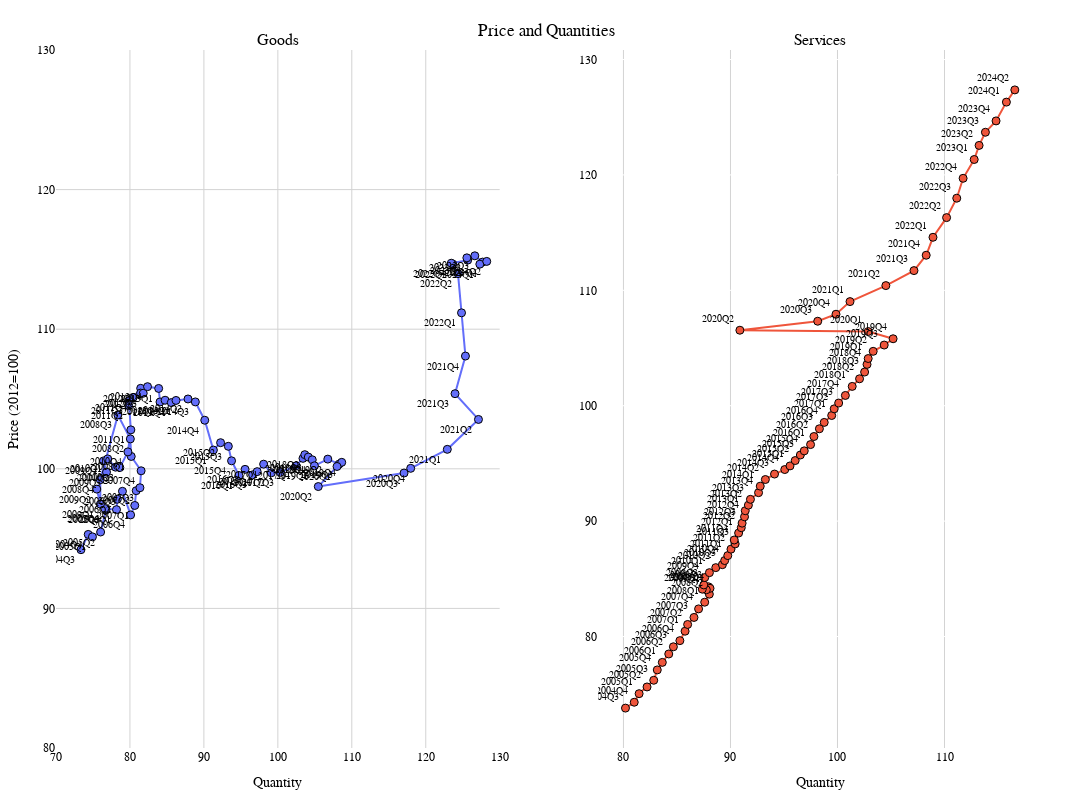

This figure's notebook cell:
### Code cell
latest_n_values = 80
df_pq_latest = df_pq[-latest_n_values:]

fig = make_subplots(rows=1, cols=2,
                    subplot_titles=("Goods", "Services"),
                    column_widths=[0.5, 0.5],
                    horizontal_spacing=0.1,
                    specs=[[{"type": "scatter"}, {"type": "scatter"}]],
                    )

fig.add_trace(
    go.Scatter(x=df_pq_latest['Quantity (goods)'],
               y=df_pq_latest['Price (goods)'],
               mode='lines+markers+text',
               name='goods',
               text=df_pq_latest.index,
            #    text=[index if i%2==0 else '' for i, index in enumerate(df_pq_latest.index)],
               textposition="bottom left",
               textfont=dict(size=10),
               marker=dict(size=8, line=dict(width=1, color="black")),
               showlegend=False),
    row=1, col=1
)

fig.update_xaxes(title_text="Quantity",
                 showgrid=True, gridcolor='lightgray', zeroline=False,
                 row=1, col=1)
fig.update_yaxes(title_text="Price (2012=100)",
                 showgrid=True, gridcolor='lightgray', zeroline=False,
                 row=1, col=1)

fig.add_trace(
    go.Scatter(x=df_pq_latest['Quantity (services)'],
               y=df_pq_latest['Price (services)'],
               mode='lines+markers+text',
               name='services',
               text=df_pq_latest.index,
            #    text=[index if i%2==0 else '' for i, index in enumerate(df_pq_latest.index)],
               textposition="top left",
               textfont=dict(size=10),
               marker=dict(size=8, line=dict(width=1, color="black")),
               showlegend=False),
    row=1, col=2
)

fig.update_xaxes(title_text="Quantity",
                 showgrid=True, gridcolor='lightgray', zeroline=False,
                 row=1, col=2)
# fig.update_yaxes(title_text="Price",
#                  showgrid=True, gridcolor='lightgray', zeroline=False,
#                  row=1, col=2)

fig.update_layout(height=800, width=1200,
                  title_x=0.5, title_y=0.97,
                  margin=dict(l=50, r=50, t=50, b=50),
                  title_text="Price and Quantities",
                  font=dict(family="Arial", size=12, color="black"),
                  plot_bgcolor='white',
                  yaxis_range=[80,130],
                  xaxis_range=[70,130]

                  )
fig.show()

### Figure 1 — Plotly figure (JSON) as saved in the notebook; plotly's stock layout.template omitted (floating-point values rounded to 4 significant figures)
{"data": [{"marker": {"line": {"color": "black", "width": 1}, "size": 8}, "mode": "lines+markers+text", "name": "goods", "showlegend": false, "text": ["2004Q3", "2004Q4", "2005Q1", "2005Q2", "2005Q3", "2005Q4", "2006Q1", "2006Q2", "2006Q3", "2006Q4", "2007Q1", "2007Q2", "2007Q3", "2007Q4", "2008Q1", "2008Q2", "2008Q3", "2008Q4", "2009Q1", "2009Q2", "2009Q3", "2009Q4", "2010Q1", "2010Q2", "2010Q3", "2010Q4", "2011Q1", "2011Q2", "2011Q3", "2011Q4", "2012Q1", "2012Q2", "2012Q3", "2012Q4", "2013Q1", "2013Q2", "2013Q3", "2013Q4", "2014Q1", "2014Q2", "2014Q3", "2014Q4", "2015Q1", "2015Q2", "2015Q3", "2015Q4", "2016Q1", "2016Q2", "2016Q3", "2016Q4", "2017Q1", "2017Q2", "2017Q3", "2017Q4", "2018Q1", "2018Q2", "2018Q3", "2018Q4", "2019Q1", "2019Q2", "2019Q3", "2019Q4", "2020Q1", "2020Q2", "2020Q3", "2020Q4", "2021Q1", "2021Q2", "2021Q3", "2021Q4", "2022Q1", "2022Q2", "2022Q3", "2022Q4", "2023Q1", "2023Q2", "2023Q3", "2023Q4", "2024Q1", "2024Q2"], "textfont": {"size": 10}, "textposition": "bottom left", "type": "scatter", "x": [73.38, 74.36, 74.93, 76.03, 76.76, 76.6, 78.18, 78.3, 78.98, 80.09, 80.65, 80.84, 81.35, 81.51, 80.17, 80.05, 78.37, 75.98, 76.0, 75.52, 76.83, 76.42, 77.0, 78.05, 78.63, 79.72, 80.12, 79.83, 79.86, 80.43, 81.45, 81.44, 81.8, 82.38, 83.88, 84.06, 84.75, 85.59, 86.23, 87.85, 88.84, 90.12, 91.28, 92.26, 93.3, 93.74, 94.74, 95.57, 96.59, 97.2, 98.08, 99.12, 100.3, 102.5, 103.4, 103.6, 104.1, 104.7, 104.9, 106.8, 108.3, 108.6, 108.0, 105.5, 117.1, 118.0, 122.9, 127.1, 124.0, 125.4, 124.8, 124.4, 123.7, 123.5, 125.7, 125.6, 126.6, 127.7, 127.3, 128.2], "xaxis": "x", "y": [94.2, 95.3, 95.13, 95.47, 97.06, 97.16, 97.08, 97.82, 98.39, 96.7, 97.37, 98.43, 98.64, 99.86, 100.9, 102.1, 103.9, 99.22, 97.47, 98.55, 99.76, 100.6, 100.7, 100.1, 100.1, 101.2, 102.8, 104.5, 104.9, 105.1, 105.8, 105.4, 105.4, 105.9, 105.8, 104.8, 104.9, 104.7, 104.9, 105.0, 104.8, 103.5, 101.3, 101.9, 101.6, 100.6, 99.52, 99.96, 99.57, 99.8, 100.3, 99.71, 99.74, 100.2, 100.7, 101.0, 100.8, 100.6, 100.2, 100.7, 100.3, 100.5, 100.2, 98.73, 99.7, 100.0, 101.4, 103.5, 105.4, 108.1, 111.2, 114.0, 114.7, 114.7, 114.9, 115.1, 115.3, 114.8, 114.7, 114.9], "yaxis": "y"}, {"marker": {"line": {"color": "black", "width": 1}, "size": 8}, "mode": "lines+markers+text", "name": "services", "showlegend": false, "text": ["2004Q3", "2004Q4", "2005Q1", "2005Q2", "2005Q3", "2005Q4", "2006Q1", "2006Q2", "2006Q3", "2006Q4", "2007Q1", "2007Q2", "2007Q3", "2007Q4", "2008Q1", "2008Q2", "2008Q3", "2008Q4", "2009Q1", "2009Q2", "2009Q3", "2009Q4", "2010Q1", "2010Q2", "2010Q3", "2010Q4", "2011Q1", "2011Q2", "2011Q3", "2011Q4", "2012Q1", "2012Q2", "2012Q3", "2012Q4", "2013Q1", "2013Q2", "2013Q3", "2013Q4", "2014Q1", "2014Q2", "2014Q3", "2014Q4", "2015Q1", "2015Q2", "2015Q3", "2015Q4", "2016Q1", "2016Q2", "2016Q3", "2016Q4", "2017Q1", "2017Q2", "2017Q3", "2017Q4", "2018Q1", "2018Q2", "2018Q3", "2018Q4", "2019Q1", "2019Q2", "2019Q3", "2019Q4", "2020Q1", "2020Q2", "2020Q3", "2020Q4", "2021Q1", "2021Q2", "2021Q3", "2021Q4", "2022Q1", "2022Q2", "2022Q3", "2022Q4", "2023Q1", "2023Q2", "2023Q3", "2023Q4", "2024Q1", "2024Q2"], "textfont": {"size": 10}, "textposition": "top left", "type": "scatter", "x": [80.19, 81.01, 81.46, 82.2, 82.83, 83.16, 83.63, 84.23, 84.67, 85.27, 85.76, 86.0, 86.59, 87.02, 87.59, 88.03, 87.95, 88.09, 87.74, 87.37, 87.51, 87.59, 88.03, 88.63, 89.24, 89.46, 89.75, 90.05, 90.44, 90.35, 90.76, 91.01, 91.09, 91.31, 91.38, 91.67, 91.86, 92.62, 92.78, 93.26, 94.12, 95.07, 95.56, 96.05, 96.53, 96.89, 97.48, 97.8, 98.31, 98.76, 99.46, 99.69, 100.1, 100.7, 101.4, 102.1, 102.5, 102.8, 102.9, 103.3, 104.4, 105.2, 102.9, 90.88, 98.15, 99.86, 101.2, 104.5, 107.1, 108.3, 108.9, 110.2, 111.1, 111.7, 112.8, 113.2, 113.8, 114.8, 115.8, 116.6], "xaxis": "x2", "y": [73.8, 74.31, 75.05, 75.63, 76.21, 77.11, 77.76, 78.49, 79.11, 79.64, 80.46, 81.04, 81.65, 82.39, 82.97, 83.67, 84.31, 84.18, 84.05, 84.11, 84.47, 85.11, 85.53, 85.97, 86.22, 86.58, 87.01, 87.57, 88.03, 88.36, 88.97, 89.43, 89.82, 90.37, 90.9, 91.38, 91.89, 92.47, 93.03, 93.6, 94.08, 94.47, 94.78, 95.25, 95.73, 96.09, 96.63, 97.33, 98.0, 98.55, 99.15, 99.73, 100.2, 100.9, 101.7, 102.3, 102.9, 103.6, 104.1, 104.7, 105.3, 105.8, 106.4, 106.5, 107.3, 107.9, 109.0, 110.4, 111.7, 113.0, 114.6, 116.3, 118.0, 119.7, 121.3, 122.6, 123.7, 124.7, 126.3, 127.4], "yaxis": "y2"}], "layout": {"annotations": [{"font": {"size": 16}, "showarrow": false, "text": "Goods", "x": 0.225, "xanchor": "center", "xref": "paper", "y": 1, "yanchor": "bottom", "yref": "paper"}, {"font": {"size": 16}, "showarrow": false, "text": "Services", "x": 0.775, "xanchor": "center", "xref": "paper", "y": 1, "yanchor": "bottom", "yref": "paper"}], "font": {"color": "black", "family": "Arial", "size": 12}, "height": 800, "margin": {"b": 50, "l": 50, "r": 50, "t": 50}, "plot_bgcolor": "white", "title": {"text": "Price and Quantities", "x": 0.5, "y": 0.97}, "width": 1200, "xaxis": {"anchor": "y", "domain": [0, 0.45], "gridcolor": "lightgray", "range": [70, 130], "showgrid": true, "title": {"text": "Quantity"}, "zeroline": false}, "xaxis2": {"anchor": "y2", "domain": [0.55, 1], "gridcolor": "lightgray", "showgrid": true, "title": {"text": "Quantity"}, "zeroline": false}, "yaxis": {"anchor": "x", "domain": [0, 1], "gridcolor": "lightgray", "range": [80, 130], "showgrid": true, "title": {"text": "Price (2012=100)"}, "zeroline": false}, "yaxis2": {"anchor": "x2", "domain": [0, 1]}}}
